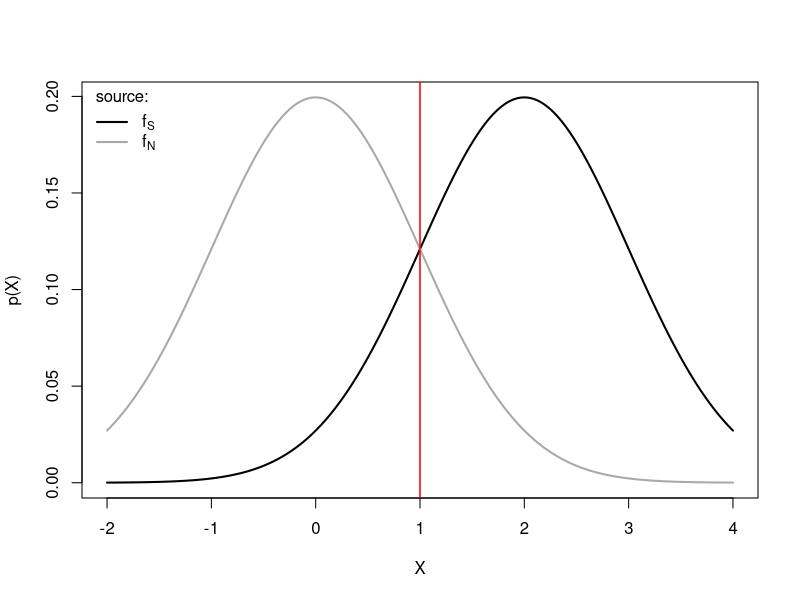
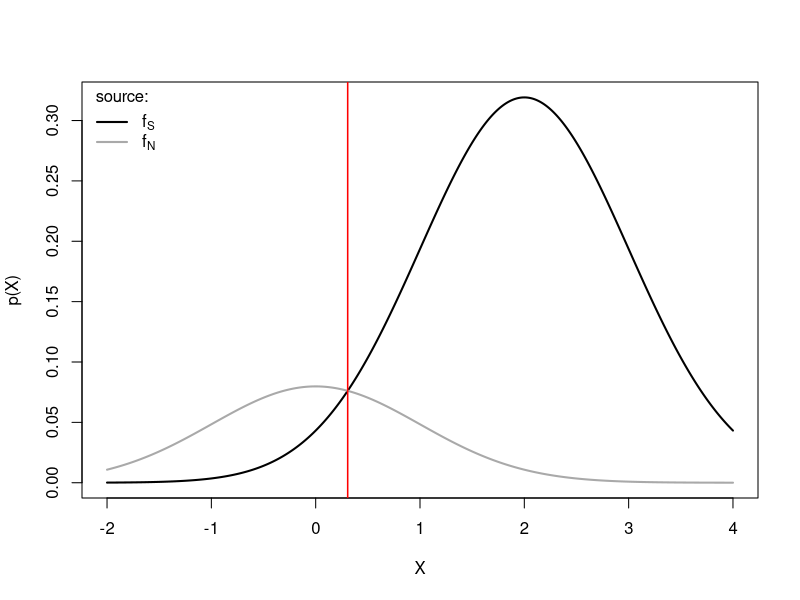
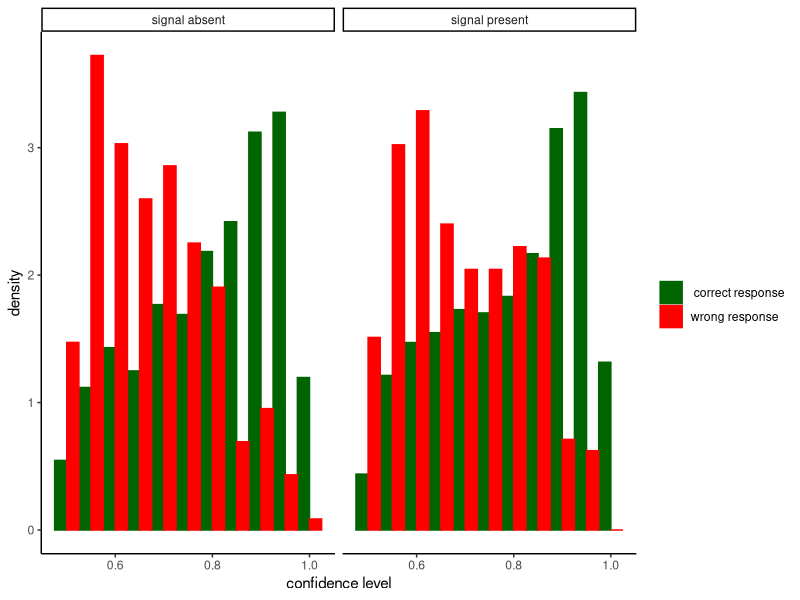
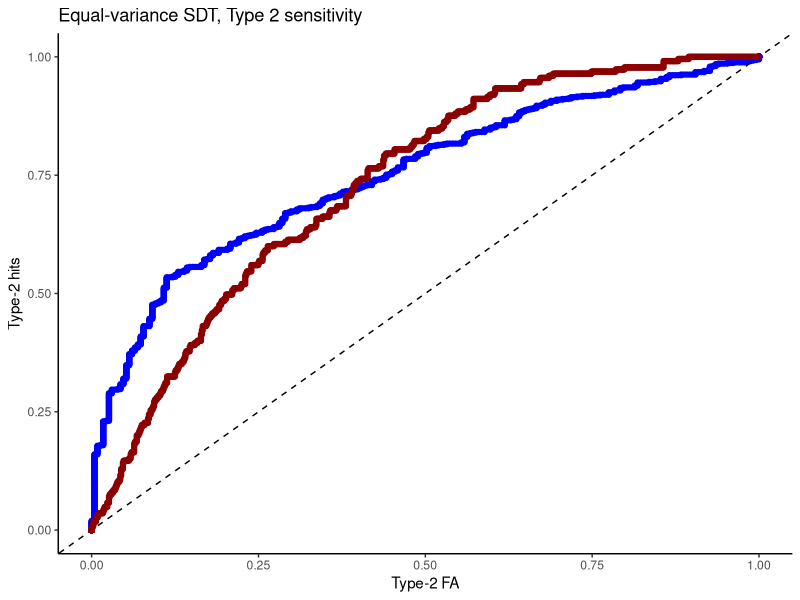

Write the R code that produced these figures, in order.
## ---- chunk 1
options(tinytex.verbose = TRUE)
## ---- chunk 2
# settings
d_prime <- 2
sigma <- 1   
alpha <- 0.5

# support of random variable X (for plotting)
supp_x <- seq(-2,4,length.out=500) 

# calculate optima criterion
optimal_c <- 1/d_prime * log((1-alpha)/alpha) + d_prime/2

# calculate probability density and scale by prior probability
fS <- alpha*dnorm(supp_x, mean=d_prime, sd=sigma)
fN <- (1-alpha)*dnorm(supp_x, mean=0, sd=sigma)

# plot 
plot(supp_x, fS, type="l",lwd=2,col="black",xlab="X",ylab="p(X)")
lines(supp_x, fN, lwd=2,col="dark grey")
abline(v=optimal_c,lwd=1.5,lty=1,col="red")
legend("topleft",c(expression("f"["S"]),expression("f"["N"])),col=c("black","dark grey"),lwd=2,title = "source:",bty="n")
## ---- chunk 3
# Set a different prior probability
alpha <- 0.8

# calculate optima criterion
optimal_c <- 1/d_prime * log((1-alpha)/alpha) + d_prime/2

# calculate probability density and scale by prior probability
fS <- alpha*dnorm(supp_x, mean=d_prime, sd=sigma)
fN <- (1-alpha)*dnorm(supp_x, mean=0, sd=sigma)

# plot 
plot(supp_x, fS, type="l",lwd=2,col="black",xlab="X",ylab="p(X)")
lines(supp_x, fN, lwd=2,col="dark grey")
abline(v=optimal_c,lwd=1.5,lty=1,col="red")
legend("topleft",c(expression("f"["S"]),expression("f"["N"])),col=c("black","dark grey"),lwd=2,title = "source:",bty="n")
## ---- chunk 4
# load ggplot library, it makes it easier to generate plots
library(ggplot2)

# settings
d_prime <- 1.5
sigma <- 1   
alpha <- 0.5

# calculate optima criterion
optimal_c <- 1/d_prime * log((1-alpha)/alpha) + d_prime/2

# simulate 2*10^4 trials and calculate the confidence 
N_trials <- 2*10^3
tar_pres <- c(rep(0,N_trials/2),rep(1,N_trials/2))

# simulate X by adding Gaussian noise (function rnorm())
x <- tar_pres*d_prime + rnorm(length(tar_pres), mean=0, sd=1)
resp_yes <- ifelse(x >= optimal_c,1,0)

# define a custom function to calculate confidence
confidenceSDT1 <- function(x,resp,d_prime, alpha=0.5){
  conf <- ifelse(
    resp==1,
    dnorm(x,mean=d_prime,sd=1)/(dnorm(x,mean=d_prime,sd=1)+dnorm(x,mean=0,sd=1)),
    dnorm(x,mean=0,sd=1)/(dnorm(x,mean=d_prime,sd=1)+dnorm(x,mean=0,sd=1))
  )
  return(conf)
}

# calculate confidence
confidence <- confidenceSDT1(x, resp_yes, d_prime=1.5)

# put into a dataframe for plotting
d <- data.frame(confidence, x, tar_pres, resp_yes)

# check which simulated responses are correct
d$correct <- ifelse((d$tar_pres==1 & d$resp_yes==1)|(d$tar_pres==0 & d$resp_yes==0),1,0)

# plot
d$tar <- ifelse(d$tar_pres==1,"signal present","signal absent")
d$correct <- ifelse(d$correct==1," correct response","wrong response")
ggplot(d,aes(x=confidence,group=correct,color=correct,fill=correct))+
  geom_histogram(position = 'dodge',aes(y=..density..), binwidth=0.05)+
  facet_grid(.~tar)+
  scale_color_manual(values=c("dark green","red"),name="")+
  scale_fill_manual(values=c("dark green","red"),name="")+
  labs(x="confidence level")+
  theme_classic()
## ---- chunk 5
# functions to compute true and false positive rates
TPR <- function(d,th){ sum(d$tar_pres==1 & d$x>th) / sum(d$tar_pres==1)}
FPR <- function(d,th){ sum(d$tar_pres==0 & d$x>th) / sum(d$tar_pres==0)}

# use all the sorted values are possible threshods
thresholds <- sort(d$x)

roc <- data.frame(y=sapply(thresholds, function(th){TPR(d[d$resp_yes==1,],th)}), 
                 x=sapply(thresholds, function(th){FPR(d[d$resp_yes==1,],th)}) )

roc0 <- data.frame(y=sapply(thresholds, function(th){TPR(d[d$resp_yes==0,],th)}), 
                 x=sapply(thresholds, function(th){FPR(d[d$resp_yes==0,],th)}) )

ggplot(roc,aes(x,y))+geom_point(color="blue")+theme_classic()+labs(y="Type-2 hits", x="Type-2 FA") +geom_abline(intercept=0,slope=1,lty=2)+geom_point(data=roc0,color="dark red")+ggtitle("Equal-variance SDT, Type 2 sensitivity")
